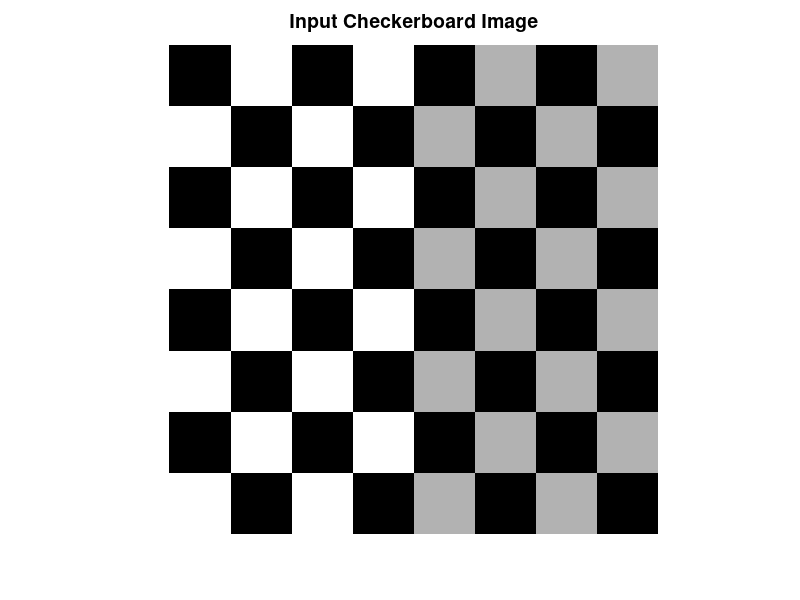

Write MATLAB code to recreate this figure. (Note: this script raises an error after producing the figure.)
clc;
clear;
close all;

%% Input Image
I = checkerboard(100,4,4); % Input 8-by-8 checker board image

figure(1)
imshow(I)
title('Input Checkerboard Image','FontSize',14);

%% Ground Truth of Corners
cnt = 1;
for i = 1:7
    for j = 1:7
        gt(cnt,1)=i*100;
        gt(cnt,2)=j*100;
        cnt=cnt+1;
    end
end
%% Performance Evaluation
min_qualities = [0.15 0.3 0.45];
for j = 1:3
for i = 1:50
rng(2);                                                           % random seed
J = imnoise(I,'gaussian',0,0.001*i);                               % Gaussian noise addition 
corners = detectMinEigenFeatures(J,'MinQuality',min_qualities(j));  % Corner Detection
cor_loc = fix(corners.Location);
s = 0;
catched = 0;
for i1 = 1:49
    s = s+min(sum(abs([gt(i1,1) gt(i1,2)]-cor_loc).^2,2));
    if min(sum(abs([gt(i1,1) gt(i1,2)]-cor_loc).^2,2))==0
        catched = catched+1;
    end
end
rmse(i)= s/49;
cor_num= length(cor_loc);
missed(i)= 49-catched;
spurious(i)= cor_num-catched;
end
figure(1+j)
subplot(3,1,1)
plot([1:50]*0.001,rmse,'r--','LineWidth',2);
xlabel('Variance of Gaussian Noise');
ylabel('RMSE');
title("RMSE vs Gaussian noise variance minimum quality = "+string(min_qualities(j)));
grid minor;
subplot(3,1,2)
plot([1:50]*0.001,missed,'r--','LineWidth',2);
xlabel('Variance of Gaussian Noise');
ylabel('Number of Missed Corner');
title("Number of Missed Corner vs Gaussian noise variance for minimum quality = "+string(min_qualities(j)));
grid minor
subplot(3,1,3)
plot([1:50]*0.001,spurious,'r--','LineWidth',2);
xlabel('Variance of Gaussian Noise');
ylabel('Number of Spurious Corner');
title("Number of Spurious Corner vs Gaussian noise variance for minimum quality = "+string(min_qualities(j)));
grid minor
end


